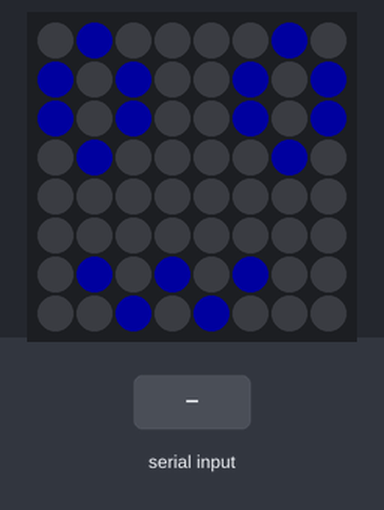
Simulated run of this sketch. Board: Arduino Uno, built with avr-gcc and run on an emulated ATmega328P. Shown: 8×8 RGB LED matrix (first LED top left, wired row by row). The test bench sets the inputs (shaded band). Dim RGB values are drawn brighter than linear.

Above: at 1.2 s.
1.3 s: "3" received over Serial
At 2.5 s:
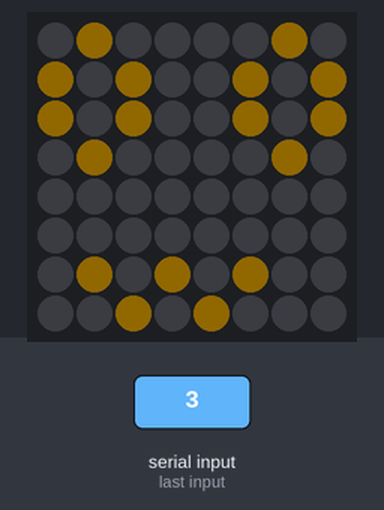
2.8 s: "4" received over Serial
At 3.7 s:
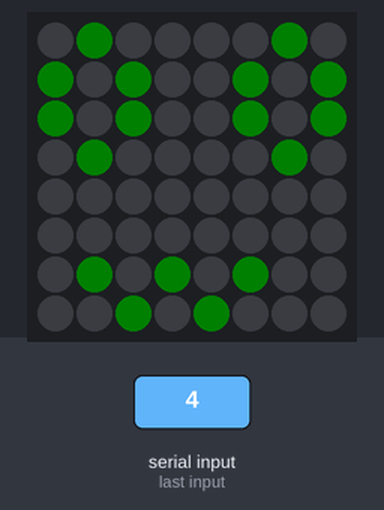
4.3 s: "d" received over Serial
At 5.7 s:
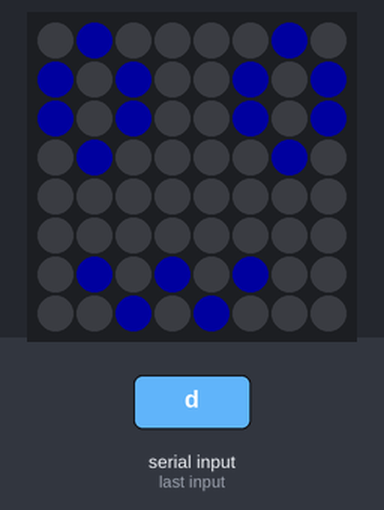
Timing chart, 0 to 7.3 s (numbered marks = the images above; inputs shaded):
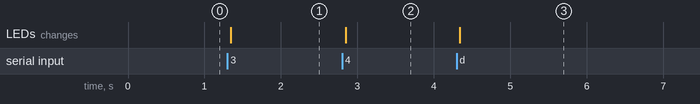

The sketch:

ray_face.ino
```cpp
#include <FastLED_NeoMatrix.h>

#include <FastLED.h>

#include "config.h"

#define NUM_LEDS 64
#define LED_PIN 13
#define LED_TYPE WS2812
#define FASTLED_INTERNAL
#define COLOR_ORDER  GRB

int incomingByte;
int prevByte;
char mouth;

CRGB leds[NUMMATRIX] = {0};

FastLED_NeoMatrix *matrix = new FastLED_NeoMatrix(
    leds, MATRIX_TILE_WIDTH,MATRIX_TILE_HEIGHT,1,1,
    NEO_MATRIX_TOP + NEO_MATRIX_LEFT + NEO_MATRIX_ROWS + NEO_MATRIX_PROGRESSIVE
    );

const uint16_t colors[] = {
  matrix->Color(255, 0, 0), matrix->Color(0, 255, 0), matrix->Color(0, 0, 255) };

const uint16_t blue = matrix->Color(0,0,255);
const uint16_t green = matrix->Color(0, 255, 0);
const uint16_t red = matrix->Color(255, 0, 0);
const uint16_t clear = matrix->Color(0,0,0);
uint16_t COLOR = blue;

void matrix_clear(){
  memset(leds, 0, NUMMATRIX*3);
}

void setup() {
  pinMode(LED_PIN, OUTPUT);
  FastLED.addLeds<WS2812, LED_PIN, GRB>(leds, NUM_LEDS);
  matrix->begin();
  matrix->setBrightness(brightness);
  matrix->setTextWrap(false);
  matrix->setTextColor(colors[0]);
  Serial.begin(9600);
  mouth = 'w';
  makeOwO1();
}

int x    = mw;
int pass = 0;

void loop() {
  if(Serial.available() > 0){
    incomingByte = Serial.read();
    switch (incomingByte)
      {
        case 'h':
          mouth = 'h';
          makeDraw(COLOR, mouth);
          break;
        case 's':
          mouth = 's';
          makeDraw(COLOR,mouth);
          break;
        case 'l':
          mouth = 'l';
          makeDraw(COLOR,mouth);
          break;
        case '1':
          makeBlink();
          break;
        case '2':
          //not hungry
          COLOR = matrix->Color(96, 73, 183);
          makeDraw(COLOR,mouth);
          break;
        case '3':
          //slightly hungry
          COLOR = matrix->Color(192, 174, 39);
          makeDraw(COLOR,mouth);
          break;
        case '4':
          //extremely hungry
          COLOR = matrix->Color(30,123,30);
          makeDraw(COLOR,mouth);
          break;
        case 'd':
          mouth = 'w';
          COLOR = blue;
          makeOwO1();
          break;
      }
  }
}


void makeDraw(uint16_t color, char mouth){
  matrix->clear();
  makeMouth(color,mouth);
  makeEyes(color);
  matrix->show();
}

void makeMouth(uint16_t color,char mouth){
  if(mouth == 'w'){
    matrix->drawPixel(1,6,color);
    matrix->drawPixel(2,7,color);
    matrix->drawPixel(3,6,color);
    matrix->drawPixel(4,7,color);
    matrix->drawPixel(5,6,color);
  }
  else if(mouth == 's'){
    matrix->drawPixel(1,7,color);
    matrix->drawPixel(6,7,color);
    matrix->drawFastHLine(1,6,6,color);
  }
  else if(mouth == 'h'){
    matrix->drawPixel(1,6,color);
    matrix->drawPixel(6,6,color);
    matrix->drawLine(1,7,6,7,color);
  }
  else if(mouth == 'l'){
    matrix->drawFastHLine(1,6,6,color);
  }
}

void makeEyes(uint16_t color){
    matrix->drawRoundRect(0,0,3,4,1,color);
    matrix->drawRoundRect(5,0,3,4,1,color);
}

void makeOwO1(){
  matrix->clear();
  makeMouth(COLOR,mouth);
  matrix->drawRoundRect(0,0,3,4,1,COLOR);
  matrix->drawRoundRect(5,0,3,4,1,COLOR);
  matrix->show();
}

void makeOwO2(){
  makeOwO1();
  matrix->drawPixel(1,0,clear);
  matrix->drawPixel(6,0,clear);
  matrix->show();
}

void makeOwO3(){
  matrix->clear();
  makeMouth(COLOR,mouth);
  matrix->drawFastHLine(0,2,3,COLOR);
  matrix->drawFastHLine(5,2,3,COLOR);
  matrix->drawPixel(1,3,COLOR);
  matrix->drawPixel(6,3,COLOR);
  matrix->show();
}

void makeBlink(){
  matrix->clear();
  makeOwO1();
  delay(250);
  makeOwO2();
  delay(250);
  makeOwO3();
  delay(250);
  makeOwO2();
  delay(250);
  makeOwO1();
}
```

config.h
```cpp
#include <FastLED_NeoMatrix.h>
#include <FastLED.h>

#define MATRIX_TILE_HEIGHT  8
#define MATRIX_TILE_WIDTH   8
#define MATRIX_TILE_H       1
#define MATRIX_TILE_V       1

#define mw (MATRIX_TILE_WIDTH * MATRIX_TILE_H)
#define mh (MATRIX_TILE_HEIGHT * MATRIX_TILE_V)

#define NUMMATRIX (mw*mh)

#define brightness 32
```

Measured:
- after the input at 1.3 s, the LEDs: change after 0.05 s (image 1)
- after the input at 2.8 s, the LEDs: change after 0.05 s (image 2)
- after the input at 4.3 s, the LEDs: change at once (image 3)
